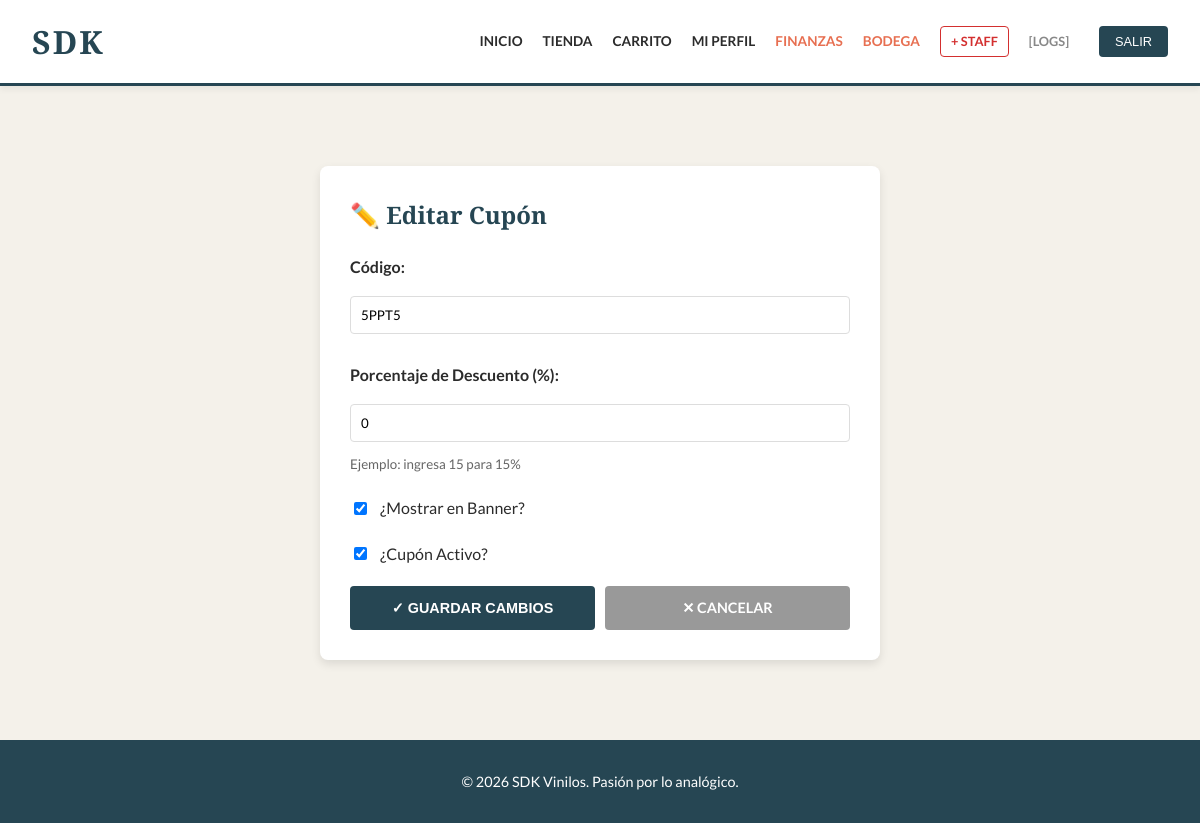
Screenshot of /staff/cupones/editar/2/ (signed in) with the database file from the repository.
### tienda/models.py (models this page shows, shortened)
class CuponDescuento(models.Model):
    codigoCupon = models.CharField(max_length=20, unique=True)
    porcentajeDescuento = models.DecimalField(max_digits=4, decimal_places=2, help_text="0.10 para 10%")
    activo = models.BooleanField(default=True)
    usuarios_usados = models.ManyToManyField(User, blank=True, related_name='cupones_usados')
    limite_uso = models.IntegerField(default=1, help_text="Veces que un usuario puede usarlo")
    es_banner = models.BooleanField(default=False, verbose_name="Mostrar en Banner")

### tienda/views.py (the view, shortened to what this page needs)
# urls.py: path('staff/cupones/editar/<int:cupon_id>/', views.editarCupon, name='editar_cupon'),
@login_required
def editarCupon(request, cupon_id):
    if not request.user.is_staff:
        return redirect('inicio')
    cupon = get_object_or_404(CuponDescuento, pk=cupon_id)
    return render(request, 'tienda/editar_cupon.html', {'cupon': cupon})

### tienda/templatetags/roles.py (called while the page is built)
@register.filter(name='tiene_rol')
def tiene_rol(user, nombre_grupo):
    if user.is_superuser:
        return True
    return user.groups.filter(name=nombre_grupo).exists()

### tienda/templates/tienda/editar_cupon.html (shortened to what this page needs)
{% extends 'tienda/base.html' %}
{% block content %}
<div style="max-width: 500px; margin: 40px auto; background: #fff; padding: 30px; border-radius: 8px; box-shadow: 0 4px 10px rgba(0,0,0,0.1);">
    <h2 style="margin-top: 0; color: var(--secundario);">✏️ Editar Cupón</h2>
    <form method="POST">
        <div style="margin-bottom: 20px;">
            <label style="display: block; font-weight: bold; margin-bottom: 8px;">Código:</label>
            <input type="text" name="codigo" required value="{{ cupon.codigoCupon }}" style="width: 100%; padding: 10px; border: 1px solid #ddd; border-radius: 4px; box-sizing: border-box; text-transform: uppercase;">
        </div>
        <div style="margin-bottom: 20px;">
            <label style="display: block; font-weight: bold; margin-bottom: 8px;">Porcentaje de Descuento (%):</label>
            <input type="number" name="descuento" step="1" min="0" max="100" required value="{{ cupon.porcentajeDescuento|floatformat:0 }}" style="width: 100%; padding: 10px; border: 1px solid #ddd; border-radius: 4px; box-sizing: border-box;">
            <small style="color: #666;">Ejemplo: ingresa 15 para 15%</small>
        </div>
        <div style="margin-bottom: 20px;">
            <label style="display: flex; align-items: center; gap: 10px; cursor: pointer;">
                <input type="checkbox" name="enBanner" {% if cupon.es_banner %}checked{% endif %}>
                <span>¿Mostrar en Banner?</span>
            </label>
        </div>
        <div style="margin-bottom: 20px;">
            <label style="display: flex; align-items: center; gap: 10px; cursor: pointer;">
                <input type="checkbox" name="activo" {% if cupon.activo %}checked{% endif %}>
                <span>¿Cupón Activo?</span>
            </label>
        </div>
        <div style="display: flex; gap: 10px;">
            <button type="submit" class="btn" style="flex: 1; background: var(--secundario); color: white;">
                ✓ Guardar Cambios
            </button>
            <a href="{% url 'finanzas' %}" class="btn" style="flex: 1; background: #999; color: white; text-align: center; text-decoration: none;">
                ✕ Cancelar
            </a>
        </div>
    </form>
</div>
{% endblock %}

### tienda/templates/tienda/base.html (style rules this page uses)
:root { --fondo: #f4f1ea; --texto: #2b2b2b; --acento: #e76f51; --secundario: #264653; --borde: #dcd6cc; }
body { font-family: 'Lato', sans-serif; background-color: var(--fondo); color: var(--texto); margin: 0; line-height: 1.6; min-height: 100vh; display: flex; flex-direction: column; }
h1, h2, h3 { font-family: 'Playfair Display', serif; color: var(--secundario); margin-top: 0; }
.btn { display: inline-block; background: var(--acento); color: white; padding: 10px 20px; text-decoration: none; border-radius: 4px; font-weight: bold; border: none; cursor: pointer; transition: transform 0.2s, background 0.3s; font-size: 0.9rem; text-transform: uppercase; }
input[type="text"], input[type="password"], input[type="email"], input[type="number"], select { width: 100%; padding: 10px; margin: 8px 0; border: 1px solid #ccc; border-radius: 4px; box-sizing: border-box; font-family: 'Lato', sans-serif; }

### rows the page displays
CuponDescuento: codigo "5PPT5", descuento "0", es_banner "☑", activo "☑"
